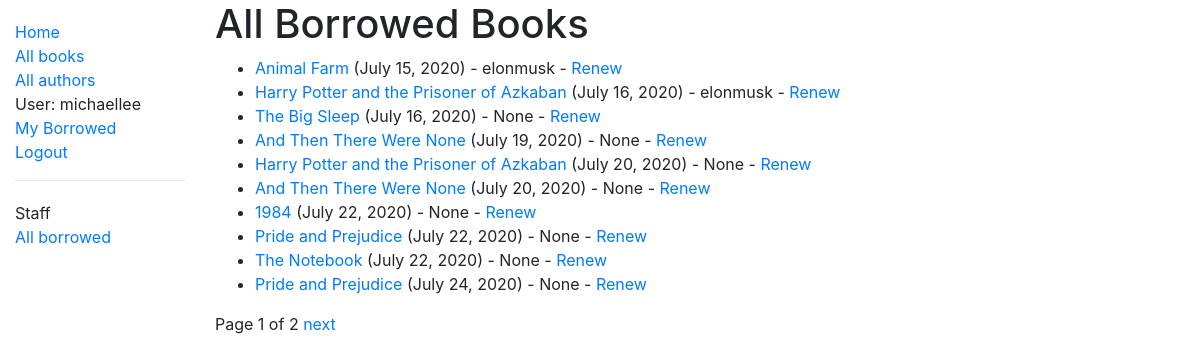
Page /catalog/borrowed/ (signed in) on the committed database.
### catalog/models.py (models this page shows, shortened)
class BookInstance(models.Model):
	id=models.UUIDField(primary_key=True, default=uuid.uuid4, help_text='Unique ID for this particular book across whole library')
	book=models.ForeignKey(Book, on_delete=models.SET_NULL, null=True)
	imprint=models.CharField(max_length=200)
	due_back=models.DateField(null=True, blank=True)
	LOAN_STATUS = (
		('m', 'Maintenance'),
		('o', 'On loan'),
		('a', 'Available'),
		('r', 'Reserved'),
	)
	status = models.CharField(max_length=1, choices=LOAN_STATUS, blank=True, default='m', help_text='Book availability')
	borrower = models.ForeignKey(User, on_delete=models.SET_NULL, null=True, blank=True)
	@property
	def is_overdue(self):
		if self.due_back and date.today() > self.due_back:
			return True
		return False
	class Meta:
		ordering=['due_back']
		permissions = (("can_mark_returned", "Set book as returned"),)

class Book(models.Model):
	title=models.CharField(max_length=200)
	author=models.ForeignKey('Author', on_delete=models.SET_NULL, null=True)
	summary=models.TextField(max_length=1000, help_text='Enter a brief description of the book')
	isbn = models.CharField('ISBN', max_length=13, help_text='13 Character <a href=“https://www.isbn-international.org/content/what-isbn">ISBN number</a>')
	genre=models.ManyToManyField(Genre, help_text='Select a genre for this book')
	language=models.ForeignKey('Language', on_delete=models.SET_NULL, null=True)
	def display_genre(self):
		"""Create a string for the Genre. This is required to display genre in Admin """
		return ', '.join(genre.name for genre in self.genre.all()[:3])
	display_genre.short_description = 'Genre'

### catalog/views.py (the view)
# urls.py: path(r'borrowed/', views.LoanedBooksAllListView.as_view(), name='all-borrowed'),
class LoanedBooksAllListView(PermissionRequiredMixin, generic.ListView):
    model = BookInstance
    permission_required = 'catalog.can_mark_returned'
    template_name = 'catalog/bookinstance_list_borrowed_all.html'
    paginate_by = 10
    def get_queryset(self):
        return BookInstance.objects.filter(status__exact='o').order_by('due_back')

### catalog/templates/catalog/bookinstance_list_borrowed_all.html
{% extends "base_generic.html" %}
{% block content %}
    <h1>All Borrowed Books</h1>
    {% if bookinstance_list %}
    <ul>
      {% for bookinst in bookinstance_list %}
      <li class="{% if bookinst.is_overdue %}text-danger{% endif %}">
        <a href="{% url 'book-detail' bookinst.book.pk %}">{{bookinst.book.title}}</a> ({{ bookinst.due_back }}) {% if user.is_staff %}- {{ bookinst.borrower }}{% endif %} {% if perms.catalog.can_mark_returned %}- <a href="{% url 'renew-book-librarian' bookinst.id %}">Renew</a>  {% endif %}
      </li>
      {% endfor %}
    </ul>
    {% else %}
      <p>There are no books borrowed.</p>
    {% endif %}
{% endblock %}

### catalog/templates/base_generic.html (shortened to what this page needs)
<!DOCTYPE html>
<html lang="en">
<head>
  <link rel="stylesheet" href="https://stackpath.bootstrapcdn.com/bootstrap/4.1.3/css/bootstrap.min.css">
  {% load static %}
  <link rel="stylesheet" href="{% static 'css/styles.css' %}">
</head>
<body>
  <div class="container-fluid">
    <div class="row">
      <div class="col-sm-2">
      {% block sidebar %}
        <ul class="sidebar-nav">
          <li><a href="{% url 'index' %}">Home</a></li>
          <li><a href="{% url 'books' %}">All books</a></li>
          <li><a href="{% url 'authors' %}">All authors</a></li>
          {% if user.is_authenticated%}
            <li>User: {{ user.get_username }}</li>
            <li><a href="{% url 'my-borrowed' %}">My Borrowed</a></li>
            <li><a href="{% url 'logout' %}?next={{request.path}}">Logout</a></li>
          {% else %}
            <li><a href="{% url 'login' %}?next={{request.path}}">Login</a></li>
          {% endif %}
        </ul>
        {% if user.is_staff%}
        <hr />
        <ul class="sidebar-nav">
          <li>Staff</li>
          {% if perms.catalog.can_mark_returned %}
            <li><a href="{% url 'all-borrowed' %}">All borrowed</a></li>
          {% endif %}
        </ul>
        {% endif %}
     {% endblock %}
      </div>
      <div class="col-sm-10 ">{% block content %}{% endblock %}
        {% block pagination %}
          {% if is_paginated%}
            <div class="pagination">
              <span class="page-links">
                <span class="page-current">
                  Page {{ page_obj.number }} of {{ page_obj.paginator.num_pages }}
                </span>
                {% if page_obj.has_next %}
                  <a href="{{ request.path }}?page={{ page_obj.next_page_number }}">next</a>
                {% endif %}
              </span>
            </div>
          {% endif %}
        {% endblock %}
      </div>
    </div>
  </div>
</body>
</html>

### catalog/static/styles.css (style rules this page uses)
.sidebar-nav { margin-top: 20px; padding: 0; list-style: none; }

### rows in the picture
BookInstance: book "Animal Farm", due_back "July 15, 2020", borrower "elonmusk"
BookInstance: book "Harry Potter and the Prisoner of Azkaban", due_back "July 16, 2020", borrower "elonmusk"
BookInstance: book "The Big Sleep", due_back "July 16, 2020", borrower "None"
BookInstance: book "And Then There Were None", due_back "July 19, 2020", borrower "None"
BookInstance: book "Harry Potter and the Prisoner of Azkaban", due_back "July 20, 2020", borrower "None"
BookInstance: book "And Then There Were None", due_back "July 20, 2020", borrower "None"
BookInstance: book "1984", due_back "July 22, 2020", borrower "None"
BookInstance: book "Pride and Prejudice", due_back "July 22, 2020", borrower "None"
BookInstance: book "The Notebook", due_back "July 22, 2020", borrower "None"
BookInstance: book "Pride and Prejudice", due_back "July 24, 2020", borrower "None"

### other values in the picture
{{ user.get_username }} "michaellee"
{{ page_obj.number }} "1"
{{ page_obj.paginator.num_pages }} "2"
